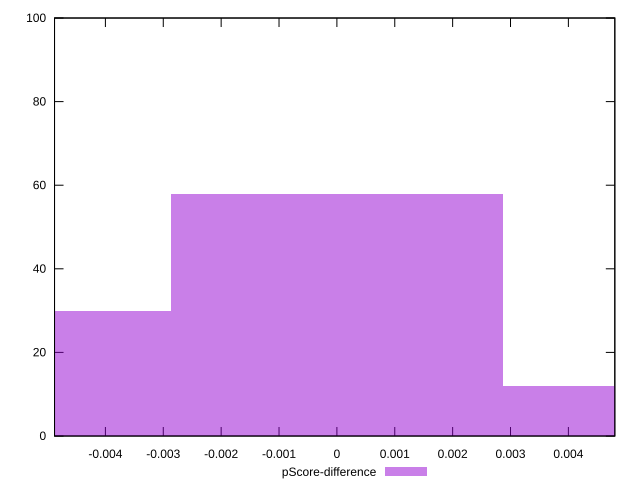

This chart was generated by the following gnuplot code:
reset

$pScoreDifference <<EOF
0 58
-0.0057395752086310875 30
0.0057395752086310875 12
EOF

set key outside below
set boxwidth 0.0057395752086310875
set xrange [-0.004878985836143879:0.004802401582831184]
set yrange [0:100]
set trange [0:100]
set style fill transparent solid 0.5 noborder
set terminal svg size 640, 490 enhanced background rgb 'white'
set output "reports/report_00031_2021-02-24T23-18-18.084Z/bootup-time/samples/music/pScore-difference/histogram.svg"

plot $pScoreDifference title "pScore-difference" with boxes

reset
